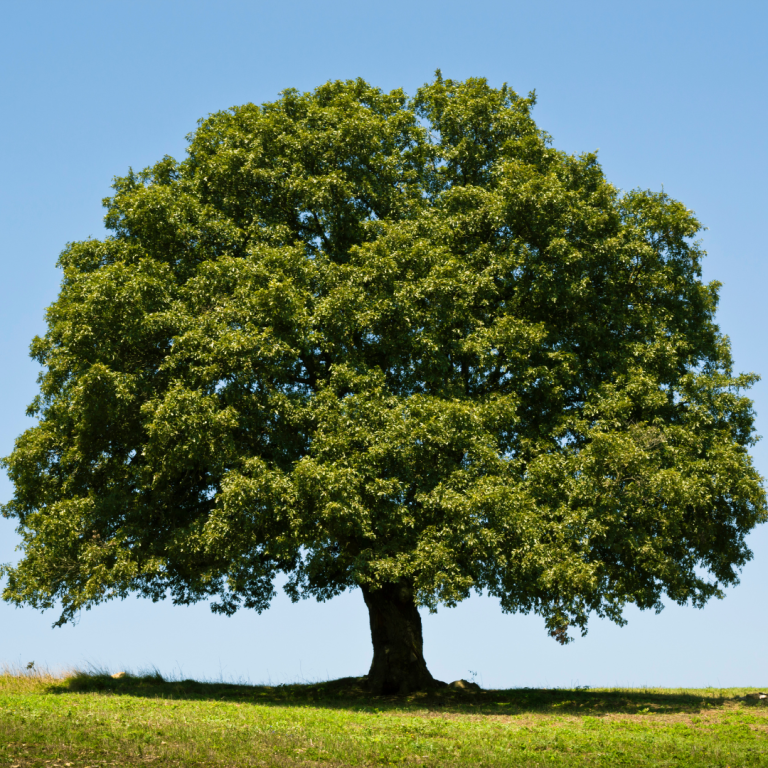
#> input picture data/arbol.png, 768 x 768 px
$ jupyter execute notebook.ipynb
#> lines starting #> are read from the running program, lines starting #| are printed output that depends on the picture
# Uso de matplotlib

[cell 1]
import numpy as np
import matplotlib.pyplot as plt

[cell 2]
x = np.array([[255, 0, 90], [0, 90, 0]])
x

[cell 3]
plt.figure(figsize=(5, 5))
plt.subplot(2,2,1)
plt.imshow(x, vmin=0, vmax=255, cmap='gray')
plt.title('Escala de grises')
plt.subplot(2,2,2)
plt.imshow(x, vmin=0, vmax=255, cmap='viridis')
plt.title('Viridis')
plt.subplot(2,2,3)
plt.imshow(x, vmin=0, vmax=255, cmap='magma')
plt.title('Magma')
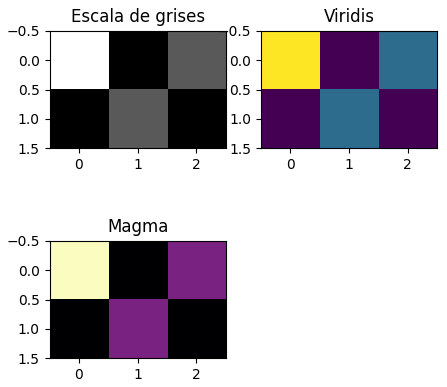
#> figure drawn by matplotlib, 3 panels

[cell 4]
Ir = np.array([[255, 0, 0],[0, 255, 128]])
Ig = np.array([[0, 255, 0],[0, 255, 20]])
Ib = np.array([[0, 0, 255],[0, 255, 100]])
Irgb = np.stack((Ir, Ig, Ib), axis=2)

[cell 5]
Irgb.shape

[cell 6]
Irgb[:,:,2]

[cell 7]
plt.figure(figsize=(5, 5))
plt.imshow(Irgb, vmin=0, vmax=255)
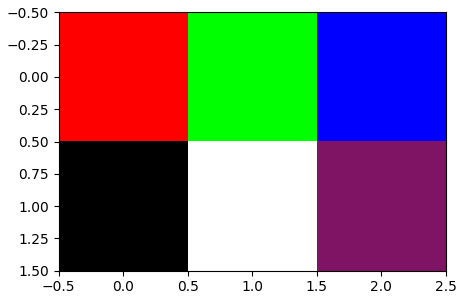
#> figure drawn by matplotlib, 1 panel

# Indexado en numpy

[cell 8]
import numpy as np

[cell 9]
x = np.array([5])
x.shape

[cell 10]
x = np.array([[3,2],[1,2]])
x.shape

[cell 11]
print(x[0,0])
print(x[1,0])
# print(x[2,0])
print(x[0,:])
print(x[:,1])
print(x[:,-1])

[cell 12]
# Cargar librería OpenCV
import cv2

[cell 13]
# Cargar imagen con opencv
x = cv2.imread("data/arbol.png")
#> x is the input picture: shape (768, 768, 3); mean B, G, R 96.6, 120.2, 101.2

[cell 14]
x.shape
#> Out = (768, 768, 3)

[cell 15]
# Convertir BGR a RGB
x_rgb = cv2.cvtColor(x, cv2.COLOR_BGR2RGB)

[cell 16]
x_rgb.shape
#> Out = (768, 768, 3)

[cell 17]
x_rgb[0,0,:]
#> Out = [126, 177, 223]

[cell 18]
import matplotlib.pyplot as plt

plt.figure(figsize=(5, 5))
plt.subplot(1,2,1)
plt.imshow(x)
plt.axis('off')
plt.title('BGR')
plt.subplot(1,2,2)
plt.imshow(x_rgb)
plt.axis('off')
plt.title('RGB')
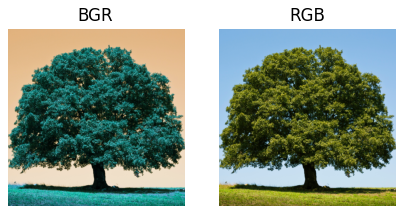
#> figure drawn by matplotlib, 2 panels; B, G, R data is drawn as R, G, B

[cell 19]
x_crop_vert = x_rgb[:,0:384,:]
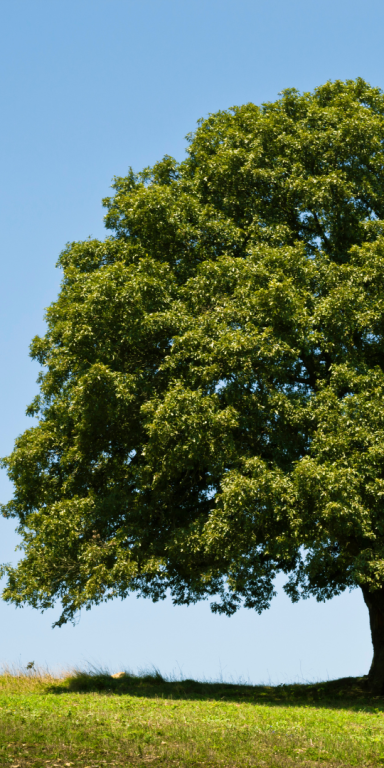
#> x_crop_vert: shape (768, 384, 3); mean R, G, B 101.2, 120.2, 96.3
x_crop_vert.shape
#> Out = (768, 384, 3)

[cell 20]
plt.figure(figsize=(5, 5))
plt.imshow(x_crop_vert)
plt.axis('off')

[cell 21]
x_crop_vert_right = x_rgb[:,384:,:]
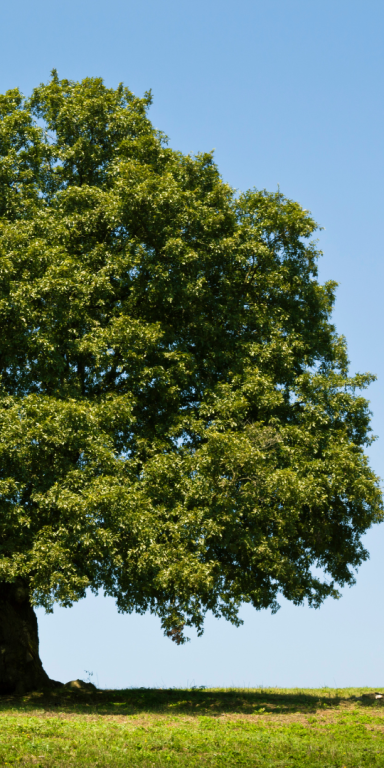
#> x_crop_vert_right: shape (768, 384, 3); mean R, G, B 101.1, 120.3, 96.9
plt.figure(figsize=(5, 5))
plt.imshow(x_crop_vert_right)
plt.axis('off')

[cell 22]
x_concat = np.concatenate((x_crop_vert, x_crop_vert_right), axis=1)
plt.figure(figsize=(5, 5))
plt.imshow(x_concat)
plt.axis('off')

[cell 23]
x_blue = x_rgb.copy()
x_blue[:,:,0] = 0
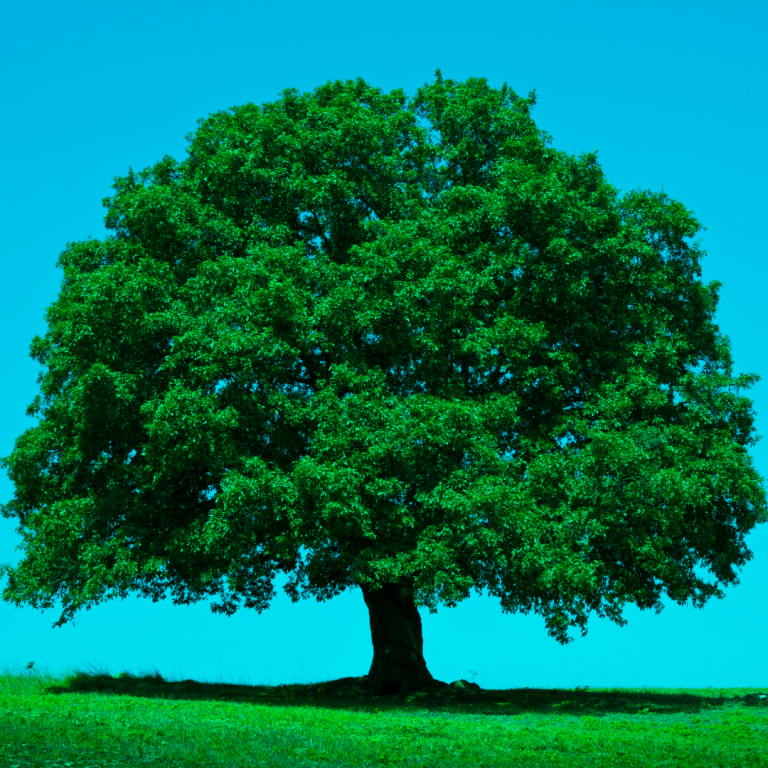
#> x_blue: shape (768, 768, 3); mean R, G, B 0, 120.2, 96.6
x_blue[:,:,1] = 0
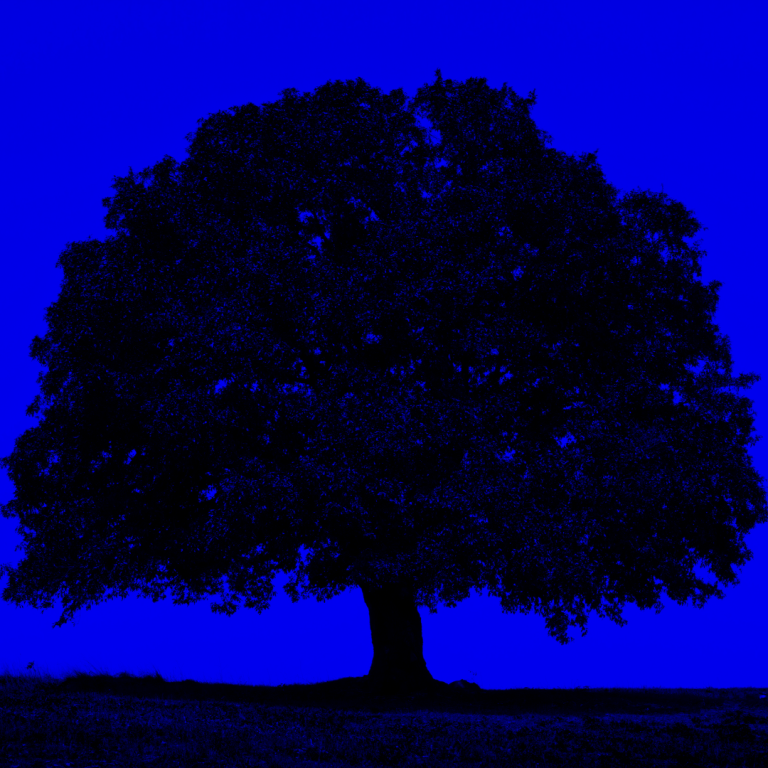
#> x_blue: shape (768, 768, 3); mean R, G, B 0, 0, 96.6
plt.figure(figsize=(5, 5))
plt.imshow(x_blue)
plt.title('Canal Azul')
plt.axis('off')

# Comparación opencv vs PIL

[cell 24]
# Tamaño de la imagen con open-cv
import cv2
x = cv2.imread("data/arbol.png")
x

[cell 25]
x.shape
#> Out = (768, 768, 3)

[cell 26]
from PIL import Image
x_pil = Image.open("data/arbol.png")
print(x_pil)
#| <PIL.PngImagePlugin.PngImageFile image mode=RGBA size=768x768 at 0x7F8A3A0EA210>

[cell 27]
print(x_pil.size)
#| (768, 768)
# number of channels
print(x_pil.getbands())
#| ('R', 'G', 'B', 'A')

[cell 28]
import numpy as np

[cell 29]
x_pilnp = np.array(x_pil)
x_pilnp

[cell 30]
x_pilnp.shape
#> Out = (768, 768, 4)

[cell 31]
x_pilnp[:,:,3]=128
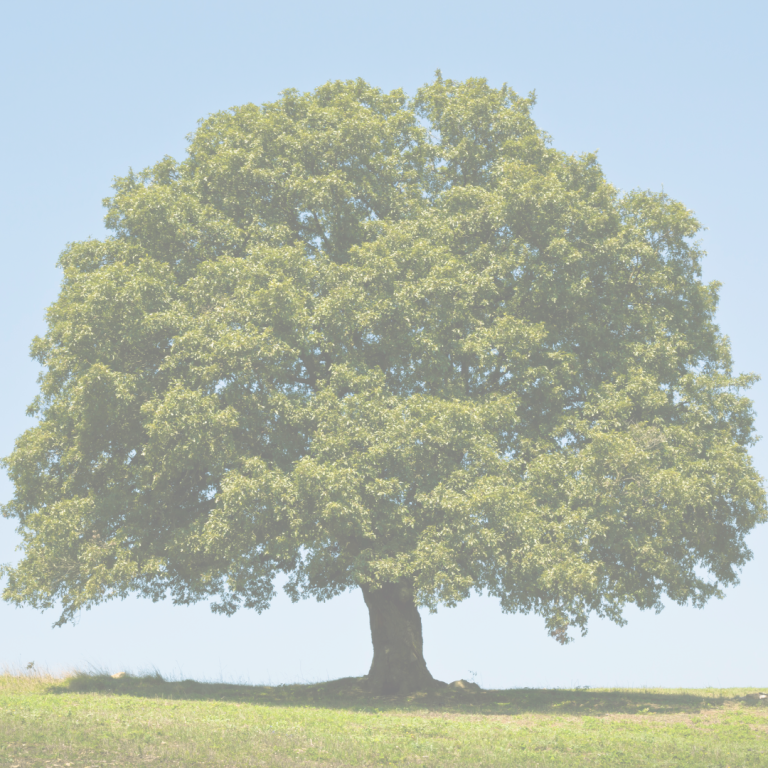
#> x_pilnp: shape (768, 768, 4); mean R, G, B, A 101.2, 120.2, 96.6, 128; transparent parts drawn white
